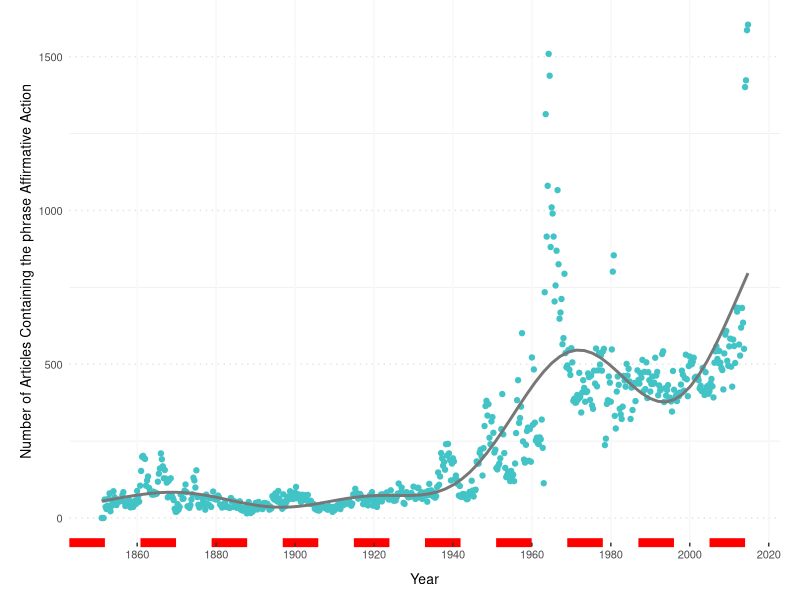
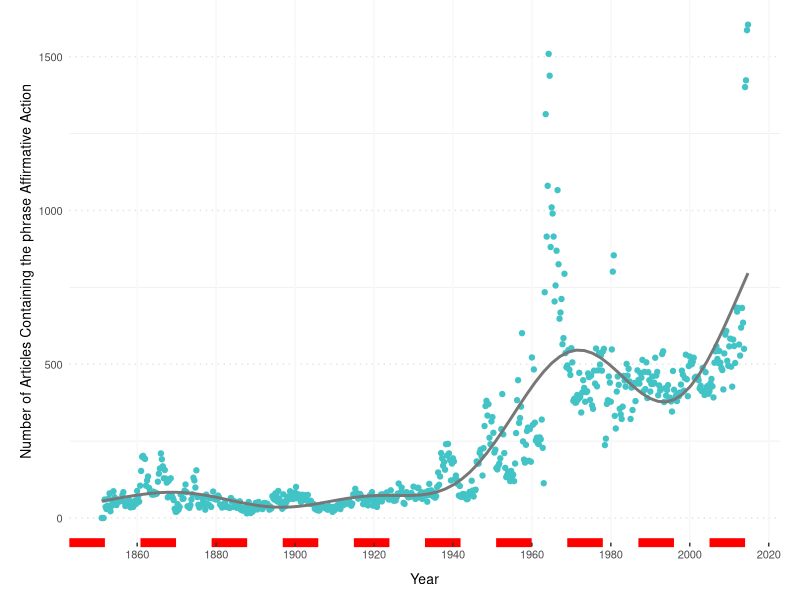

Reproduce these figures in R, in order.

"
Plot the Quarterly NYT coverage of Civil Rights Issues

" 
# Load the packages
library(lubridate)
library(ggplot2)
library(scales)
library(grid)

# Load data from using rtimes package
results <- read.csv("nyt_rtimes.csv")

# r_dates
results$startDate <- as.Date(as.character(results$startDate), format="%Y%m%d")

# Plotting mentions of 'Affirmative Action'
ggplot(results, aes(x=startDate, y=cr))+
geom_point(width=1, color="#42C4C7") +
geom_smooth(method = "gam", formula = y ~ s(x), aes(group=1), size = 1, colour="#777777", alpha=0.05, se=F) +
ylab("Number of Articles Containing the phrase Affirmative Action")+
xlab("Year")+
theme_bw()+
scale_x_date(breaks=pretty_breaks(n=10)) + 
theme(panel.grid.major.y = element_line(colour = "#e3e3e3", linetype = "dotted"),
	  panel.grid.minor.x = element_blank(),
	  panel.grid.major.x = element_line(colour = "#f7f7f7", linetype = "solid"),
	  panel.border       = element_blank(),
	  legend.position  = "bottom",
	  legend.key       = element_blank(),
	  legend.key.width = unit(1,"cm"),
	  axis.title   = element_text(size=10),
	  axis.text    = element_text(size=8),
	  axis.ticks.y = element_blank(),
	  axis.line.x  = element_line(colour = 'red', size = 3, linetype = 'dashed'),
	  axis.title.x = element_text(vjust=-1),
	  axis.title.y = element_text(vjust= 1),
	  plot.margin = unit(c(0,.5,.5,.5), "cm"))
ggsave("nyt_aa.pdf")
